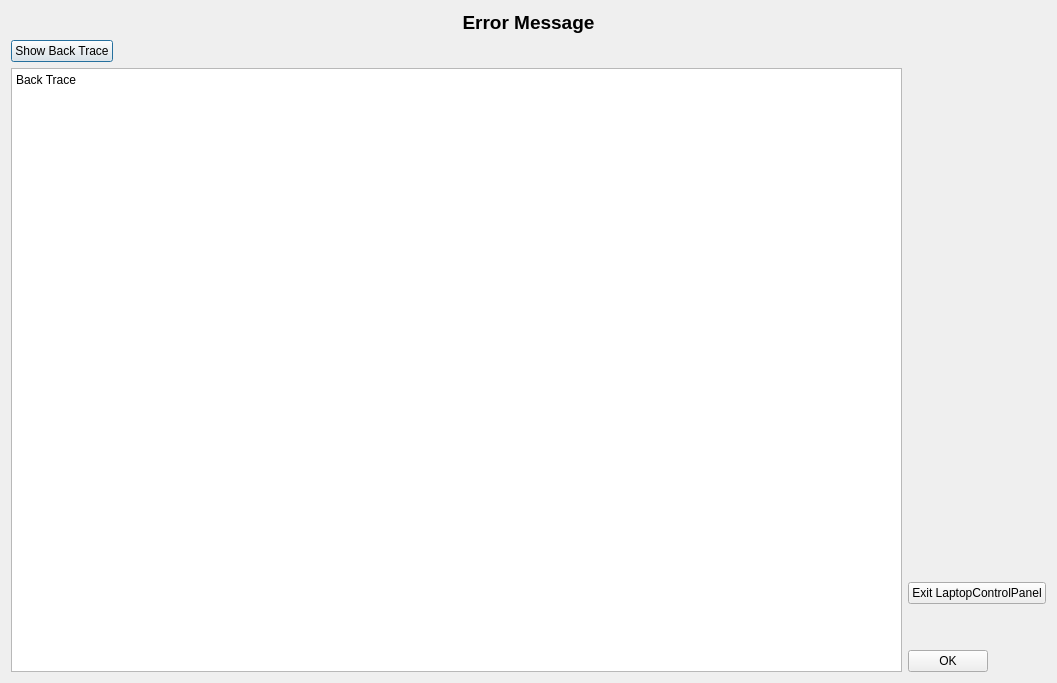
<?xml version="1.0" encoding="UTF-8"?>
<ui version="4.0">
 <class>critical_error_form</class>
 <widget class="QDialog" name="critical_error_form">
  <property name="windowModality">
   <enum>Qt::ApplicationModal</enum>
  </property>
  <property name="geometry">
   <rect>
    <x>0</x>
    <y>0</y>
    <width>1057</width>
    <height>683</height>
   </rect>
  </property>
  <property name="windowTitle">
   <string>LaptopControlPanel Critical Error</string>
  </property>
  <layout class="QVBoxLayout" name="verticalLayout_3">
   <item>
    <widget class="QLabel" name="error_message_label">
     <property name="sizePolicy">
      <sizepolicy hsizetype="Expanding" vsizetype="Minimum">
       <horstretch>0</horstretch>
       <verstretch>0</verstretch>
      </sizepolicy>
     </property>
     <property name="font">
      <font>
       <pointsize>14</pointsize>
       <weight>75</weight>
       <bold>true</bold>
      </font>
     </property>
     <property name="lineWidth">
      <number>1</number>
     </property>
     <property name="text">
      <string>Error Message</string>
     </property>
     <property name="textFormat">
      <enum>Qt::RichText</enum>
     </property>
     <property name="alignment">
      <set>Qt::AlignCenter</set>
     </property>
    </widget>
   </item>
   <item>
    <layout class="QHBoxLayout" name="horizontalLayout_3">
     <item>
      <layout class="QVBoxLayout" name="verticalLayout_2">
       <item>
        <layout class="QHBoxLayout" name="horizontalLayout">
         <item>
          <widget class="QPushButton" name="show_backtrace_button">
           <property name="sizePolicy">
            <sizepolicy hsizetype="Fixed" vsizetype="Fixed">
             <horstretch>0</horstretch>
             <verstretch>0</verstretch>
            </sizepolicy>
           </property>
           <property name="text">
            <string>Show Back Trace</string>
           </property>
          </widget>
         </item>
         <item>
          <spacer name="horizontalSpacer">
           <property name="orientation">
            <enum>Qt::Horizontal</enum>
           </property>
           <property name="sizeHint" stdset="0">
            <size>
             <width>40</width>
             <height>20</height>
            </size>
           </property>
          </spacer>
         </item>
        </layout>
       </item>
       <item>
        <widget class="QTextEdit" name="back_trace_text_browser">
         <property name="enabled">
          <bool>true</bool>
         </property>
         <property name="minimumSize">
          <size>
           <width>800</width>
           <height>500</height>
          </size>
         </property>
         <property name="documentTitle">
          <string notr="true"/>
         </property>
         <property name="readOnly">
          <bool>true</bool>
         </property>
         <property name="html">
          <string>&lt;!DOCTYPE HTML PUBLIC &quot;-//W3C//DTD HTML 4.0//EN&quot; &quot;http://www.w3.org/TR/REC-html40/strict.dtd&quot;&gt;
&lt;html&gt;&lt;head&gt;&lt;meta name=&quot;qrichtext&quot; content=&quot;1&quot; /&gt;&lt;style type=&quot;text/css&quot;&gt;
p, li { white-space: pre-wrap; }
&lt;/style&gt;&lt;/head&gt;&lt;body style=&quot; font-family:'Sans Serif'; font-size:10pt; font-weight:400; font-style:normal;&quot;&gt;
&lt;p style=&quot; margin-top:0px; margin-bottom:0px; margin-left:0px; margin-right:0px; -qt-block-indent:0; text-indent:0px;&quot;&gt;&lt;span style=&quot; font-size:9pt;&quot;&gt;Back Trace&lt;/span&gt;&lt;/p&gt;&lt;/body&gt;&lt;/html&gt;</string>
         </property>
        </widget>
       </item>
      </layout>
     </item>
     <item>
      <layout class="QVBoxLayout" name="verticalLayout">
       <item>
        <spacer name="verticalSpacer">
         <property name="orientation">
          <enum>Qt::Vertical</enum>
         </property>
         <property name="sizeHint" stdset="0">
          <size>
           <width>20</width>
           <height>40</height>
          </size>
         </property>
        </spacer>
       </item>
       <item>
        <widget class="QPushButton" name="exit_button">
         <property name="sizePolicy">
          <sizepolicy hsizetype="Fixed" vsizetype="Fixed">
           <horstretch>0</horstretch>
           <verstretch>0</verstretch>
          </sizepolicy>
         </property>
         <property name="text">
          <string>Exit LaptopControlPanel</string>
         </property>
        </widget>
       </item>
       <item>
        <spacer name="verticalSpacer_3">
         <property name="orientation">
          <enum>Qt::Vertical</enum>
         </property>
         <property name="sizeType">
          <enum>QSizePolicy::Fixed</enum>
         </property>
         <property name="sizeHint" stdset="0">
          <size>
           <width>20</width>
           <height>40</height>
          </size>
         </property>
        </spacer>
       </item>
       <item>
        <widget class="QPushButton" name="ok_button">
         <property name="sizePolicy">
          <sizepolicy hsizetype="Fixed" vsizetype="Fixed">
           <horstretch>0</horstretch>
           <verstretch>0</verstretch>
          </sizepolicy>
         </property>
         <property name="text">
          <string>OK</string>
         </property>
        </widget>
       </item>
      </layout>
     </item>
    </layout>
   </item>
  </layout>
 </widget>
 <tabstops>
  <tabstop>exit_button</tabstop>
  <tabstop>ok_button</tabstop>
 </tabstops>
 <resources/>
 <connections>
  <connection>
   <sender>ok_button</sender>
   <signal>clicked()</signal>
   <receiver>critical_error_form</receiver>
   <slot>accept()</slot>
   <hints>
    <hint type="sourcelabel">
     <x>901</x>
     <y>668</y>
    </hint>
    <hint type="destinationlabel">
     <x>932</x>
     <y>931</y>
    </hint>
   </hints>
  </connection>
 </connections>
</ui>
